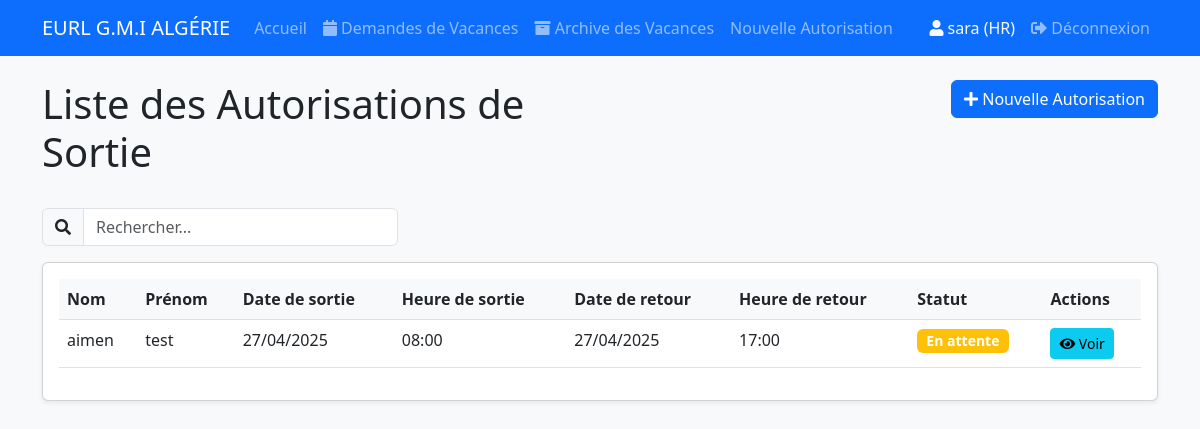
Screenshot of /autorisations (signed in) with the database file from the repository.
### app/models/user.py (models this page shows, shortened)
class User(UserMixin, db.Model):
    id = db.Column(db.Integer, primary_key=True)
    username = db.Column(db.String(80), unique=True, nullable=False)
    password_hash = db.Column(db.String(128))
    role = db.Column(db.String(20), nullable=False)  # 'HR' ou 'DG'

### app/models/autorisation.py (models this page shows, shortened)
class Autorisation(db.Model):
    id = db.Column(db.Integer, primary_key=True)
    nom = db.Column(db.String(100), nullable=False)
    prenom = db.Column(db.String(100), nullable=False)
    date_sortie = db.Column(db.Date, nullable=False)
    heure_sortie = db.Column(db.Time, nullable=False)
    date_retour = db.Column(db.Date, nullable=False)
    heure_retour = db.Column(db.Time, nullable=False)
    destination = db.Column(db.String(200), nullable=False)
    motif = db.Column(db.String(500), nullable=False)
    date_creation = db.Column(db.DateTime, default=datetime.utcnow)
    statut = db.Column(db.String(20), default='En attente')  # En attente, Approuvé, Refusé
    signature_responsable = db.Column(db.Boolean, default=False)
    createur = db.Column(db.String(80))  # Username of the creator
    signature_data = db.Column(db.Text, nullable=True)  # To store signature image data

### app/routes/main.py (the view)
@bp.route('/autorisations')
@login_required
def liste_autorisations():
    autorisations = Autorisation.query.order_by(Autorisation.date_creation.desc()).all()
    return render_template('liste_autorisations.html', autorisations=autorisations)

### app/templates/liste_autorisations.html (shortened to what this page needs)
{% extends "base.html" %} {% block content %}
<div class="row mb-4">
  <div class="col-md-6">
    <h1>Liste des Autorisations de Sortie</h1>
  </div>
  <div class="col-md-6 text-end">
    {% if current_user.role == 'HR' %}
    <a
      href="{{ url_for('main.nouvelle_autorisation') }}"
      class="btn btn-primary"
    >
      <i class="fas fa-plus"></i> Nouvelle Autorisation
    </a>
    {% endif %}
  </div>
</div>
<div class="row mb-3">
  <div class="col-md-4">
    <div class="input-group">
      <span class="input-group-text">
        <i class="fas fa-search"></i>
      </span>
      <input
        type="text"
        id="searchInput"
        class="form-control"
        placeholder="Rechercher..."
        autocomplete="off"
      />
    </div>
  </div>
</div>
<div class="card">
  <div class="card-body">
    <table class="table" id="autorisationsTable">
      <thead>
        <tr>
          <th>Nom</th>
          <th>Prénom</th>
          <th>Date de sortie</th>
          <th>Heure de sortie</th>
          <th>Date de retour</th>
          <th>Heure de retour</th>
          <th>Statut</th>
          <th>Actions</th>
        </tr>
      </thead>
      <tbody>
        {% for autorisation in autorisations %}
        <tr>
          <td>{{ autorisation.nom }}</td>
          <td>{{ autorisation.prenom }}</td>
          <td>{{ autorisation.date_sortie.strftime('%d/%m/%Y') }}</td>
          <td>{{ autorisation.heure_sortie.strftime('%H:%M') }}</td>
          <td>{{ autorisation.date_retour.strftime('%d/%m/%Y') }}</td>
          <td>{{ autorisation.heure_retour.strftime('%H:%M') }}</td>
          <td>
            <span
              class="badge {% if autorisation.statut == 'Approuvé' %}bg-success{% elif autorisation.statut == 'Refusé' %}bg-danger{% else %}bg-warning{% endif %}"
            >
              {{ autorisation.statut }}
            </span>
          </td>
          <td>
            <a
              href="{{ url_for('main.voir_autorisation', id=autorisation.id) }}"
              class="btn btn-sm btn-info"
            >
              <i class="fas fa-eye"></i> Voir
            </a>
          </td>
        </tr>
        {% endfor %}
      </tbody>
    </table>
  </div>
</div>
{% endblock %}

### app/templates/base.html (shortened to what this page needs)
<!DOCTYPE html>
<html lang="fr">
  <head>
    <link
      href="https://cdn.jsdelivr.net/npm/bootstrap@5.3.0/dist/css/bootstrap.min.css"
      rel="stylesheet"
    />
    <link
      rel="stylesheet"
      href="{{ url_for('static', filename='css/style.css') }}"
    />
    <link
      href="https://cdnjs.cloudflare.com/ajax/libs/font-awesome/5.15.4/css/all.min.css"
      rel="stylesheet"
    />
  </head>
  <body>
    <nav class="navbar navbar-expand-lg navbar-dark bg-primary mb-4">
      <div class="container">
        <a class="navbar-brand" href="{{ url_for('main.index') }}"
          >EURL G.M.I ALGÉRIE</a
        >
        <div class="collapse navbar-collapse" id="navbarNav">
          <ul class="navbar-nav me-auto">
            <li class="nav-item">
              <a class="nav-link" href="{{ url_for('main.index') }}">Accueil</a>
            </li>
            {% if current_user.is_authenticated %}
            <li class="nav-item">
              <a
                class="nav-link"
                href="{{ url_for('vacances.liste_vacances') }}"
              >
                <i class="fas fa-calendar"></i> Demandes de Vacances
              </a>
            </li>
            <li class="nav-item">
              <a
                class="nav-link"
                href="{{ url_for('vacances.archive_vacances') }}"
              >
                <i class="fas fa-archive"></i> Archive des Vacances
              </a>
            </li>
            {% if current_user.role == 'HR' %}
            <li class="nav-item">
              <a
                class="nav-link"
                href="{{ url_for('main.nouvelle_autorisation') }}"
                >Nouvelle Autorisation</a
              >
            </li>
            {% endif %} {% endif %}
          </ul>
          {% if current_user.is_authenticated %}
          <div class="navbar-nav ms-auto">
            <span class="nav-item nav-link text-light"
              ><i class="fas fa-user"></i> {{ current_user.username }} ({{
              current_user.role }})</span
            >
            <a class="nav-item nav-link" href="{{ url_for('auth.logout') }}"
              ><i class="fas fa-sign-out-alt"></i> Déconnexion</a
            >
          </div>
          {% endif %}
        </div>
      </div>
    </nav>
    <div class="container">
       {% block content %}{% endblock %}
    </div>
  </body>
</html>

### app/static/css/style.css (style rules this page uses)
body { background-color: #f8f9fa; }
.card { box-shadow: 0 0.125rem 0.25rem rgba(0, 0, 0, 0.075); margin-bottom: 1.5rem; }
.table th { background-color: #f8f9fa; font-weight: 600; }
.badge { font-size: 0.875rem; padding: 0.35em 0.65em; }
.btn-sm { padding: 0.25rem 0.5rem; font-size: 0.875rem; }

### rows the page displays
User: username "sara", role "HR"
Autorisation: nom "aimen", prenom "test", date_sortie "27/04/2025", heure_sortie "08:00", date_retour "27/04/2025", heure_retour "17:00", statut "En attente"
